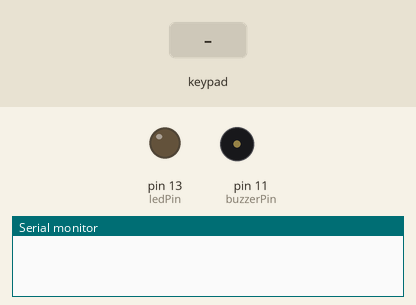
Bench run of a sketch on a simulated Arduino Uno, built with avr-gcc and run on an emulated ATmega328P. Shown: output pins drawn as LEDs (lit = HIGH), buzzer (waves = sounding), the last lines printed to the serial monitor. Dashed ring = blinking. The test bench sets the inputs (shaded band).

Above: at 1.2 s.
1.3 s: keypad keys 2 3 3 # pressed 0.4 s apart
At 4.0 s:
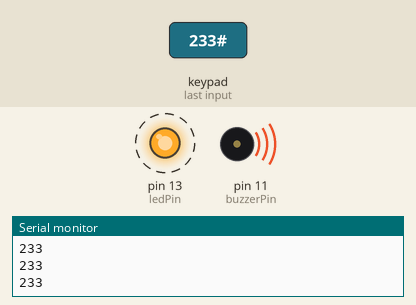
4.9 s: key '*' pressed
At 6.3 s:
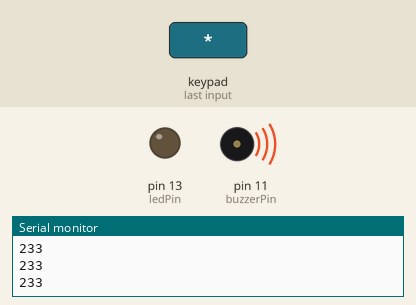
Timing chart, 0 to 7.9 s (numbered marks = the images above; inputs shaded):
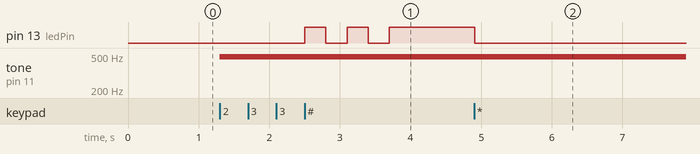

The sketch:

keypad_blacklight.ino
```cpp
#include <Keypad.h>

const byte ROWS = 4;
const byte COLS = 4;
char hexaKeys[ROWS][COLS] = { {'1', '2', '3', 'A'}, {'4', '5', '6', 'B'}, {'7', '8', '9', 'C'}, {'*', '0', '#', 'D'} };
byte rowPins[ROWS] = {9, 8, 7, 6};
byte colPins[COLS] = {5, 4, 3, 2};
Keypad customKeypad = Keypad(makeKeymap(hexaKeys), rowPins, colPins, ROWS, COLS);
String pincode = "233";
String combinatie = "";
int ledPin = 13;
int buzzerPin = 11;
bool hasWon = false;

void setup() {
  Serial.flush();
  Serial.begin(9600);
  pinMode(ledPin, OUTPUT);
  pinMode(buzzerPin, OUTPUT);
}

void loop() {
  if (hasWon)
  {
    char customKey = customKeypad.getKey();
    if (customKey == '*')
    {
      digitalWrite(ledPin, LOW);
      combinatie = "";
      hasWon = false;
    }
    return;
  }

  char customKey = customKeypad.getKey();
  if (customKey) {
    if (customKey == '#')
    {
      if (combinatie == pincode)
      {
        hasWon = true;
        digitalWrite(ledPin, HIGH);
        analogWrite(buzzerPin, 50);
        delay(300);
        analogWrite(buzzerPin, 0);
        digitalWrite(ledPin, LOW);
        delay(300);
        analogWrite(buzzerPin, 50);
        digitalWrite(ledPin, HIGH);
        delay(300);
        analogWrite(buzzerPin, 0);
        digitalWrite(ledPin, LOW);
        delay(300);
        analogWrite(buzzerPin, 50);
        digitalWrite(ledPin, HIGH);
        delay(300);
        analogWrite(buzzerPin, 0);
      }
      else
      {
        combinatie = "";
        analogWrite(buzzerPin, 80);
        delay(1000);
        analogWrite(buzzerPin, 0);
      }
    }
    else
    {
        analogWrite(buzzerPin, 100);
        delay(100);
        analogWrite(buzzerPin, 0);
        combinatie += customKey;
    }
  }

  Serial.println(combinatie);

}
```

Measured:
- after the input at 1.3 s, pin 13 (ledPin): alternates HIGH for 0.30 s and LOW for 0.30 s, 5 changes in all, then stays HIGH, starting after 1.2 s; tone on pin 11 (buzzerPin): silent → 490 Hz at once
- after the input at 4.9 s, pin 13 (ledPin): HIGH → LOW at once
